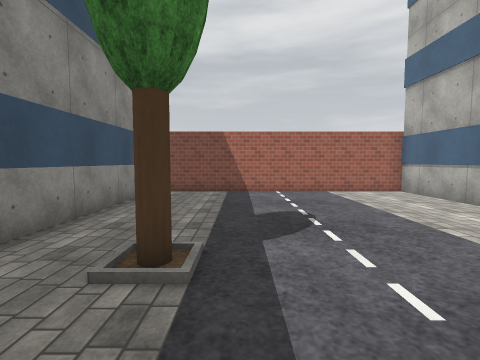
[1] (above)

20 first-person views from a walk through a robot-simulator world made for Webots. The camera is 1.2 m above the floor, tilts 4° down and sees 85° across. The floor is counted in squares, 1 m on a side. Each view is taken from the middle of a square. On the plan, view 1 faces up. The plan holds only what a view shows up to about 12 squares ahead; the rest is blank. Robots are left out. Simple shapes and patterns stand in for the simulator's stock objects.

[2]
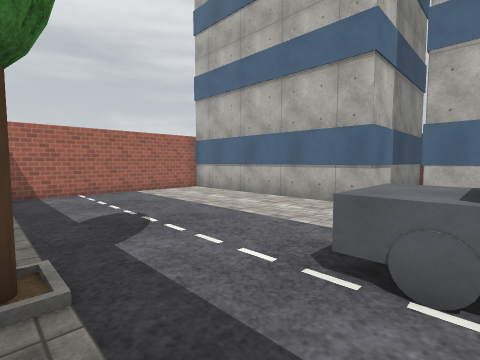

[3]
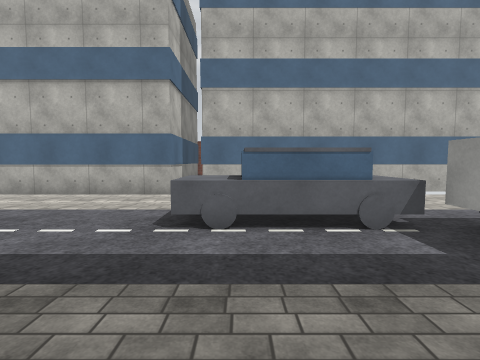

[4]
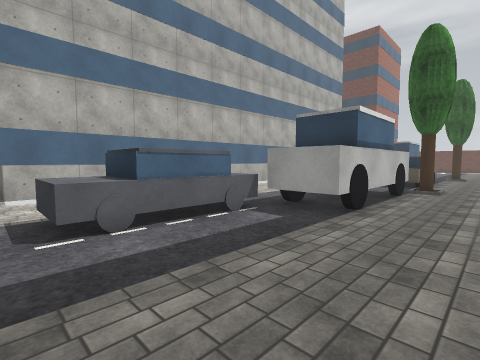

[5]
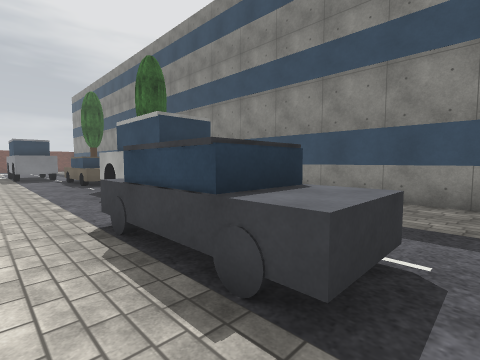

[6]
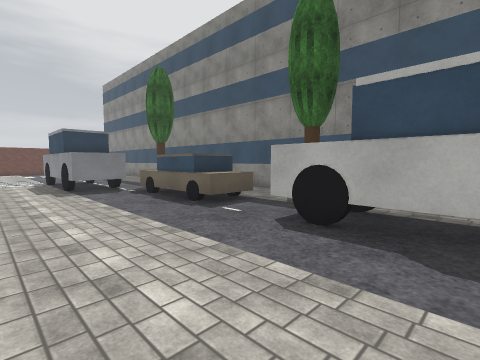

[7]
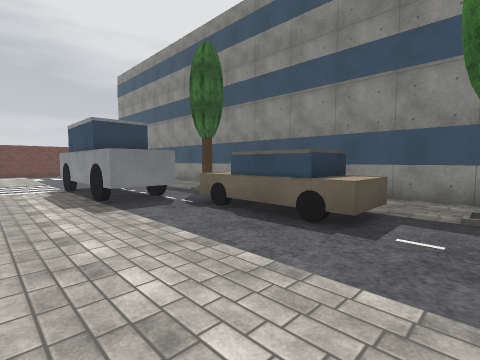

[8]
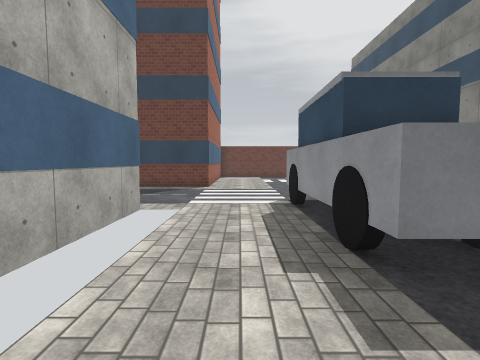

[9]
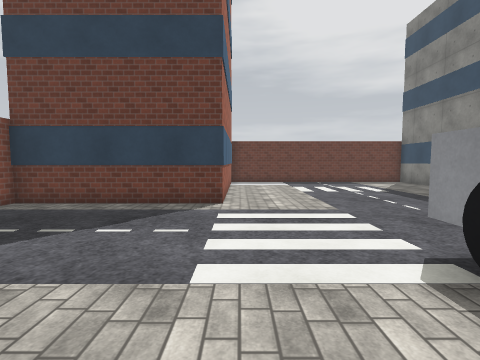

[10]
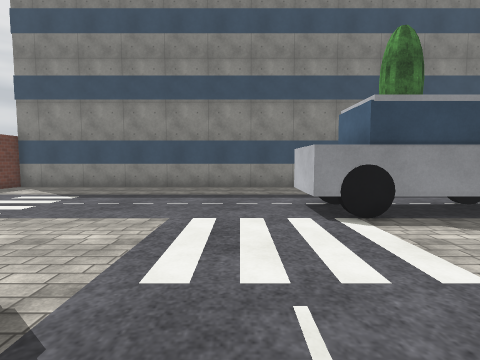

[11]
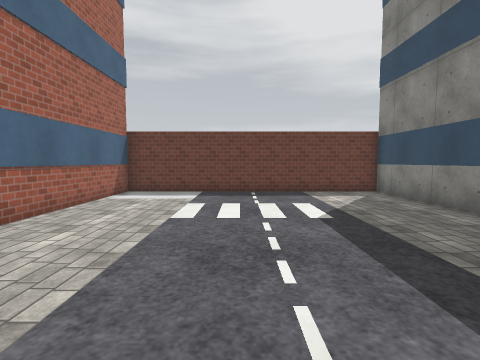

[12]
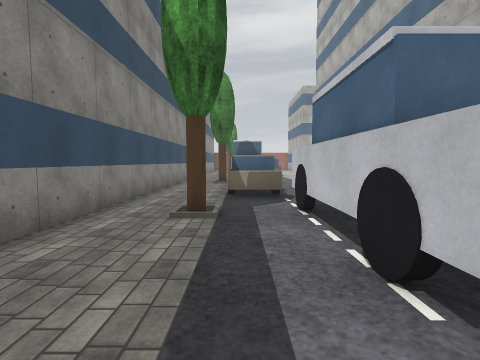

[13]
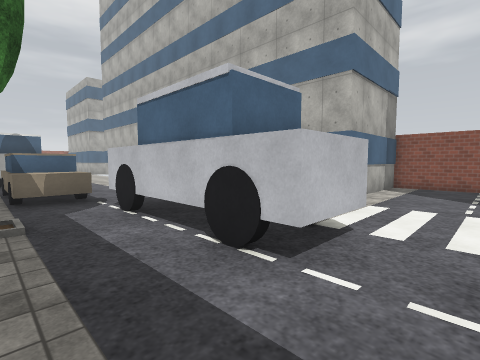

[14]
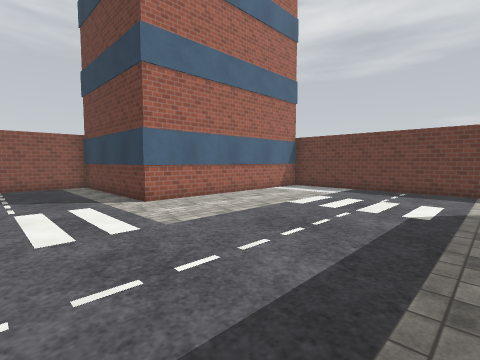

[15]
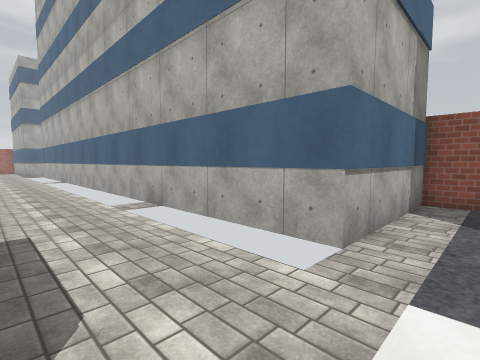

[16]
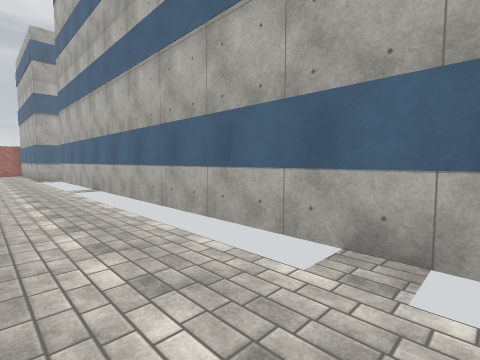

[17]
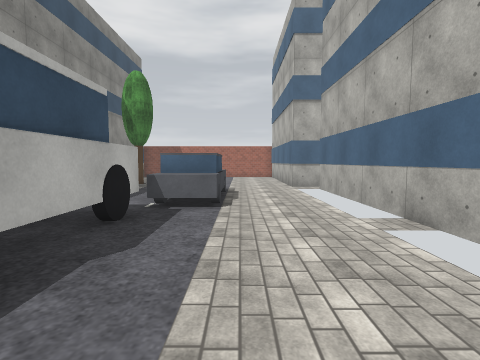

[18]
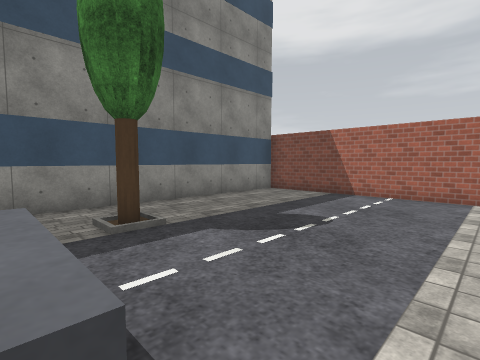

[19]
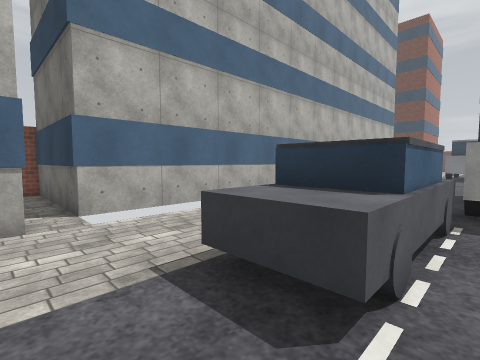

[20]
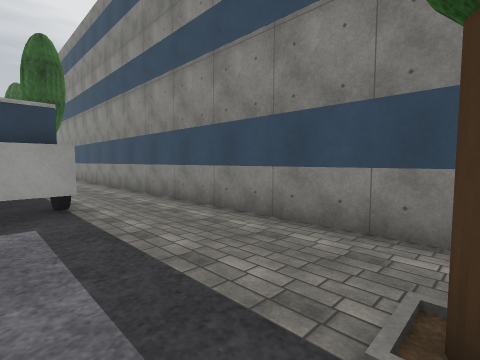

### Floor plan
Key: @ floor where view 1 was taken; # wall or solid block; . floor; B building; T tree; C car; A van.
Columns run from 4 left of view 1 to 13 right of it. Each row starts with its distance up from view 1.
 11 B##########B
 10 B..........B
  9 B..........B
  8 B..........B
  7 B..........B
  6 B..........B
  5 B..........B
  4 B..........B
  3 B..T.......BBBBBBB
  2 B................#
  1 B.....CC...BBBBBBB
  0 B...@.CC...BB
 -1 B.....CC...BB
 -2 B.....CC...BB
 -3 B.....CC...BB
 -4 B...AA.....BB
 -5 B...AA......B
 -6 B...AA.....BB
 -7 B...AA.....BB
 -8 B...AA.....BB
 -9 B...AA.....BB
-10 B..T.......BB
-11 B..........BB
-12 B...CC.....BB
-13 B...CC.....BB
-14 B...CC.....BB
-15 B...CC.....BB
-16 B...CC......B
-17 B..........BB
-18 B.....AA...BB
-19 B..T..AA...BB
-20 B.....AA...BB
-21 B.....AA...BBBBBBB
-22 B.....AA.........#
-23 B.....AA.........#
-24 B................#
-25 B................#
-26 B................#
-27 B................#
-28 B..........BBBBBBB
-29 B..........B
-30 B..........B
-31 B..........B
-32 B..........B
-33 B..........B
-34 B..........B
-35 B..........B
-36 B##########B

Where each view was taken, in squares from view 1:
view 1: 0 up, 0 right, facing up
view 2: 0 up, 1 left, facing up-right
view 3: 0 up, 3 left, facing right
view 4: 2 up, 3 left, facing down-right
view 5: 2 up, 5 right, facing down-left
view 6: 6 down, 6 right, facing down-left
view 7: 10 down, 6 right, facing down-left
view 8: 15 down, 5 right, facing down
view 9: 20 down, 6 right, facing down
view 10: 25 down, 9 right, facing left
view 11: 25 down, 2 right, facing down
view 12: 25 down, 0 right, facing up
view 13: 25 down, 1 left, facing up-right
view 14: 24 down, 1 left, facing down-right
view 15: 23 down, 4 right, facing up-right
view 16: 17 down, 4 right, facing up-right
view 17: 10 down, 4 right, facing up
view 18: 1 up, 4 right, facing up-left
view 19: 3 up, 1 right, facing down-right
view 20: 3 up, 1 right, facing down-left
